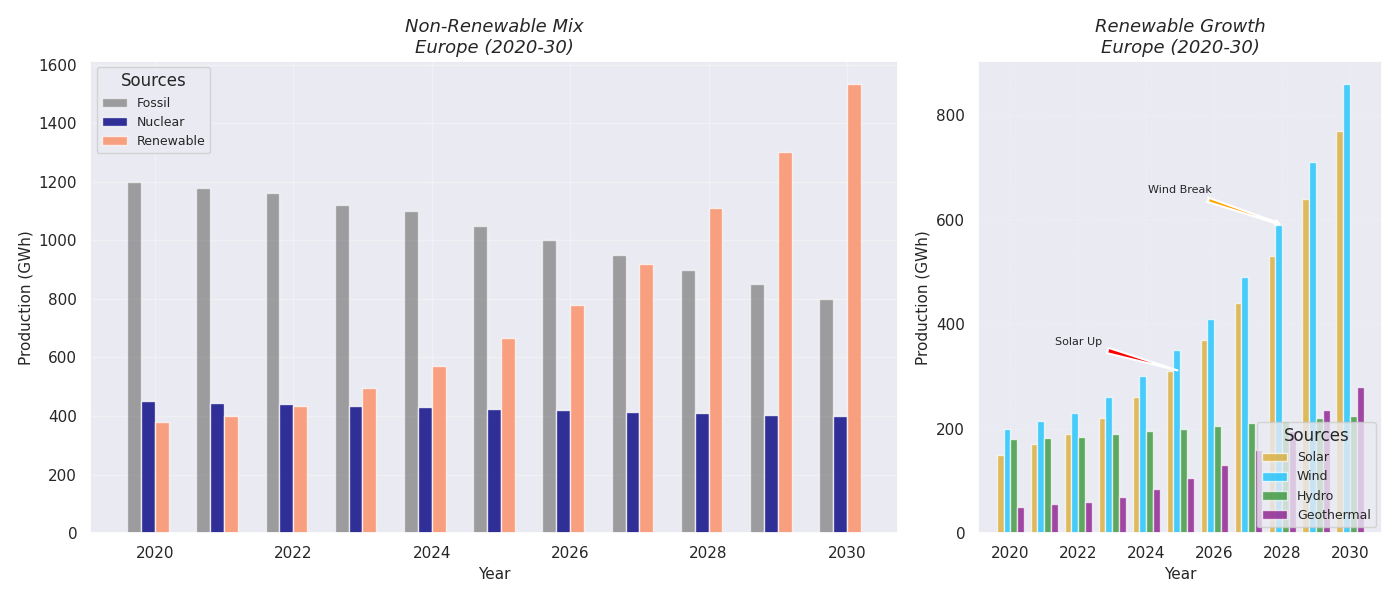

Recreate this plot in Python.
import matplotlib.pyplot as plt
import numpy as np

years = np.arange(2020, 2031)

solar_energy = [150, 170, 190, 220, 260, 310, 370, 440, 530, 640, 770]
wind_energy = [200, 215, 230, 260, 300, 350, 410, 490, 590, 710, 860]
hydro_energy = [180, 182, 185, 190, 195, 200, 205, 210, 215, 220, 225]
geothermal_energy = [50, 55, 60, 70, 85, 105, 130, 160, 195, 235, 280]

fossil_energy = [1200, 1180, 1160, 1120, 1100, 1050, 1000, 950, 900, 850, 800]
nuclear_energy = [450, 445, 440, 435, 430, 425, 420, 415, 410, 405, 400]
renewable_energy = [380, 400, 435, 495, 570, 665, 780, 920, 1110, 1300, 1535]

fig, (ax1, ax2) = plt.subplots(1, 2, figsize=(14, 6), gridspec_kw={'width_ratios': [2, 1]})

width = 0.2

# Grouped bar chart for non-renewable energy sources
ax1.bar(years - 1.5 * width, fossil_energy, width, label='Fossil', color='dimgray', alpha=0.6)
ax1.bar(years - 0.5 * width, nuclear_energy, width, label='Nuclear', color='navy', alpha=0.8)
ax1.bar(years + 0.5 * width, renewable_energy, width, label='Renewable', color='coral', alpha=0.7)

ax1.set_title("Non-Renewable Mix\nEurope (2020-30)", fontsize=13, fontweight='normal', fontstyle='italic')
ax1.set_xlabel("Year", fontsize=11)
ax1.set_ylabel("Production (GWh)", fontsize=11)
ax1.legend(title='Sources', loc='upper left', fontsize=9)
ax1.grid(True, linestyle='-', alpha=0.3)

# Grouped bar chart for renewable energy sources
ax2.bar(years - 1.5 * width, solar_energy, width, label='Solar', color='goldenrod', alpha=0.7)
ax2.bar(years - 0.5 * width, wind_energy, width, label='Wind', color='deepskyblue', alpha=0.7)
ax2.bar(years + 0.5 * width, hydro_energy, width, label='Hydro', color='forestgreen', alpha=0.7)
ax2.bar(years + 1.5 * width, geothermal_energy, width, label='Geothermal', color='purple', alpha=0.7)

ax2.annotate('Solar Up', xy=(2025, solar_energy[5]), xytext=(2022, 360),
             arrowprops=dict(facecolor='red', arrowstyle='wedge,tail_width=0.5', linewidth=1.5), fontsize=8, ha='center')
ax2.annotate('Wind Break', xy=(2028, wind_energy[8]), xytext=(2025, 650),
             arrowprops=dict(facecolor='orange', arrowstyle='fancy', linewidth=1.5), fontsize=8, ha='center')

ax2.set_title("Renewable Growth\nEurope (2020-30)", fontsize=13, fontweight='normal', fontstyle='italic')
ax2.set_xlabel("Year", fontsize=11)
ax2.set_ylabel("Production (GWh)", fontsize=11)
ax2.legend(title='Sources', loc='lower right', fontsize=9)
ax2.grid(True, linestyle=':', alpha=0.3)

plt.tight_layout()
plt.show()
